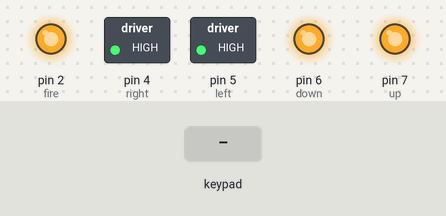
The sketch below on a simulated Arduino Uno, built with avr-gcc and run on an emulated ATmega328P. Shown: switched loads named in the sketch (green lamp = pin HIGH), output pins drawn as LEDs (lit = HIGH). The inputs (shaded band) are chosen by the test bench. What the sketch prints to the serial monitor is not drawn.

Above: at 1.2 s.
1.3 s: key 'U' pressed
At 1.5 s:
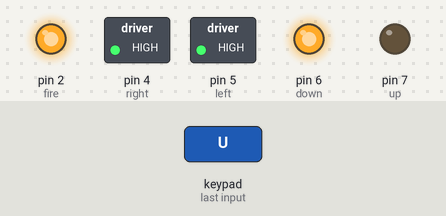
3.2 s: key 'D' pressed
At 3.4 s:
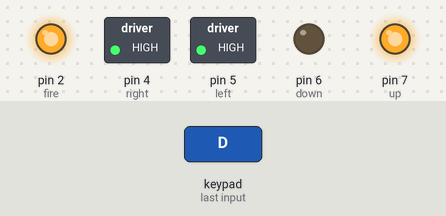
5.1 s: key 'L' pressed
At 5.3 s:
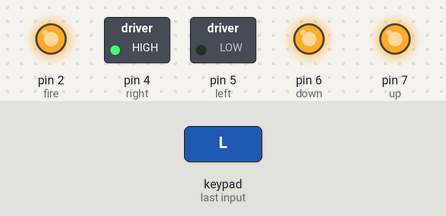
7.0 s: key 'R' pressed
At 7.2 s:
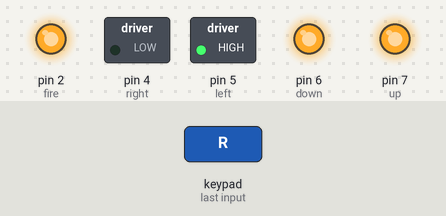
8.9 s: key 'X' pressed
At 9.1 s:
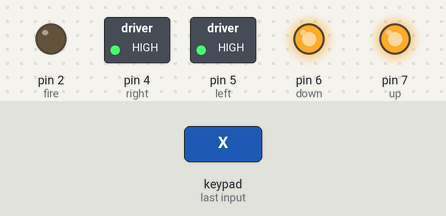
Timing chart, 0 to 11.8 s (numbered marks = the images above; inputs shaded):
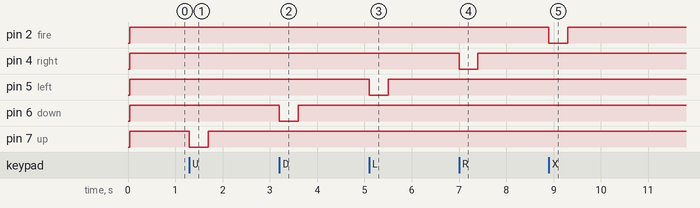

The sketch:

PS2toAtariJoy.ino
```cpp
#include <PS2X_lib.h>  //for v1.6

#define up 7
#define down 6
#define left 5
#define right 4
#define fire 2

PS2X ps2x; // create PS2 Controller Class

//right now, the library does NOT support hot pluggable controllers, meaning
//you must always either restart your Arduino after you conect the controller,
//or call config_gamepad(pins) again after connecting the controller.
int error = 0;
byte type = 0;
byte vibrate = 0;

void setup(){
 Serial.begin(57600);

 //CHANGES for v1.6 HERE!!! **************PAY ATTENTION*************

 error = ps2x.config_gamepad(10,12,11,8, true, true);   //setup pins and settings:  GamePad(clock, command, attention, data, Pressures?, Rumble?) check for error

 if(error == 0){
   Serial.println("Found Controller, configured successful");
   Serial.println("Try out all the buttons, X will vibrate the controller, faster as you press harder;");
  Serial.println("holding L1 or R1 will print out the analog stick values.");
  Serial.println("Go to www.billporter.info for updates and to report bugs.");
 }

  else if(error == 1)
   Serial.println("No controller found, check wiring, see readme.txt to enable debug. visit www.billporter.info for troubleshooting tips");

  else if(error == 2)
   Serial.println("Controller found but not accepting commands. see readme.txt to enable debug. Visit www.billporter.info for troubleshooting tips");

  else if(error == 3)
   Serial.println("Controller refusing to enter Pressures mode, may not support it. ");

   //Serial.print(ps2x.Analog(1), HEX);

   type = ps2x.readType();
     switch(type) {
       case 0:
        Serial.println("Unknown Controller type");
       break;
       case 1:
        Serial.println("DualShock Controller Found");
       break;
       case 2:
         Serial.println("GuitarHero Controller Found");
       break;
     }


  //Setup Atari Joystick Pins

  pinMode(7, OUTPUT);
  pinMode(6, OUTPUT);
  pinMode(5, OUTPUT);
  pinMode(4, OUTPUT);
  pinMode(2, OUTPUT);

  digitalWrite(2, HIGH);
  digitalWrite(4, HIGH);
  digitalWrite(5, HIGH);
  digitalWrite(6, HIGH);
  digitalWrite(7, HIGH);


}

void loop(){


 if(error == 1) //skip loop if no controller found
  return;


 //DualShock Controller

    ps2x.read_gamepad(false, vibrate);          //read controller and set large motor to spin at 'vibrate' speed


     if(ps2x.Button(PSB_PAD_UP) || ps2x.Button(PSB_RED)) {         //will be TRUE as long as button is pressed
       digitalWrite(up, LOW);
       }
      else {
        digitalWrite(up, HIGH);
      }
      if(ps2x.Button(PSB_PAD_RIGHT)){
        digitalWrite(right, LOW);
      }
        else {
        digitalWrite(right, HIGH);
      }

      if(ps2x.Button(PSB_PAD_LEFT)){
        digitalWrite(left, LOW);
      }
      else {
        digitalWrite(left, HIGH);
      }
      if(ps2x.Button(PSB_PAD_DOWN)){
     digitalWrite(down, LOW);
      }
      else {
        digitalWrite(down, HIGH);
      }

      if(ps2x.Button(PSB_BLUE)){
       digitalWrite(fire, LOW);
      }
      else {
        digitalWrite(fire, HIGH);
      }

}
```

Measured:
- after the input at 1.3 s, pin 7 (up): HIGH → LOW at once, → HIGH 0.40 s later
- after the input at 3.2 s, pin 6 (down): HIGH → LOW at once, → HIGH 0.40 s later
- after the input at 5.1 s, pin 5 (left): HIGH → LOW at once, → HIGH 0.40 s later
- after the input at 7.0 s, pin 4 (right): HIGH → LOW at once, → HIGH 0.40 s later
- after the input at 8.9 s, pin 2 (fire): HIGH → LOW at once, → HIGH 0.40 s later
